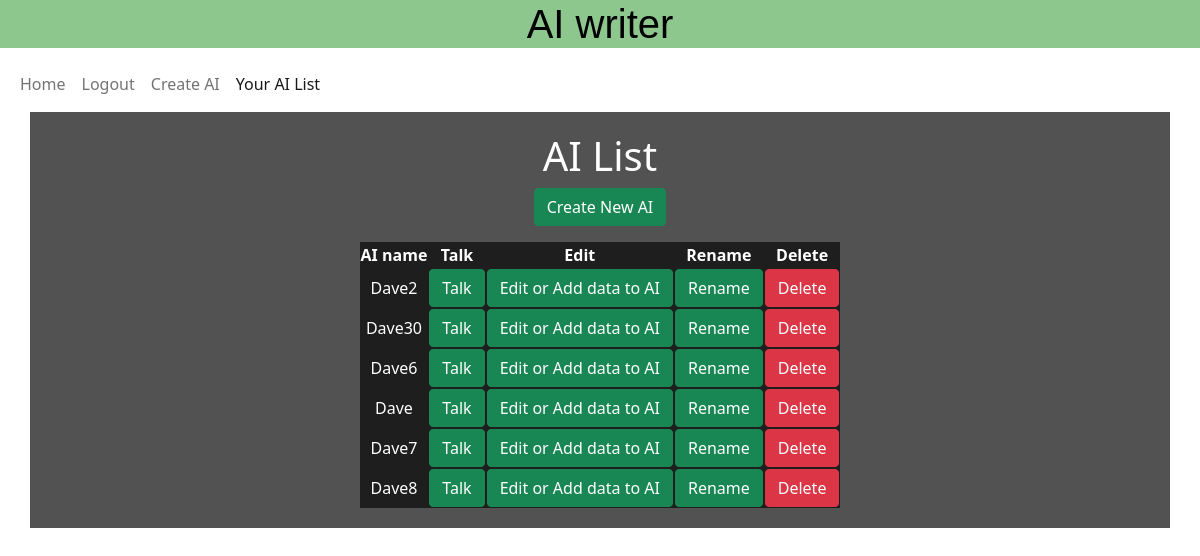
The app's page /create_AI/your_AI_list/ (signed in) with its own data.
### create_AI/models.py (models this page shows)
class AI(models.Model):
    user = models.ForeignKey(User, on_delete=models.CASCADE)
    name = models.CharField(max_length=255)

### create_AI/views.py (the view)
# urls.py: path('your_AI_list/', your_AI_list, name='your_AI_list'),
def your_AI_list(request):
    AI_results = AI.objects.filter(Q(user_id=request.user.id)).values().order_by("id")
    context = {
        'AI_results': AI_results,
    }
    template ='your_AI_list.html'
    return render(request,template,context)

### create_AI/templates/your_AI_list.html
{% extends "base.html" %}
{% load static %}
{% block content %}
<div class="container" id="background_meal_list">
    <div class="row">
        <div class="standard col-12">
          <h1>AI List</h1>
          <p><a href="{% url 'AI_create' %}" class="btn btn-success" aria-label="Link with button class for creating a new AI">Create New AI</a></p>
          <table class="standard">
            <tr>
              <th> AI name</th>
              <th> Talk</th>
              <th> Edit </th>
              <th> Rename </th>
              <th> Delete</th>
            </tr>
            {% for AI in AI_results %}
              <tr>
                  <td class="padding4">{{AI.name}}</td>
                  <td class="padding4"><a href="{% url 'AI_writing' AI.id %}" class="btn btn-success" aria-label="Link with button class for talking to an AI">Talk</a></td>
                  <td class="padding4"><a href="{% url 'update_AI' AI.id %}" class="btn btn-success" aria-label="Link with button class for editing a AI">Edit or Add data to AI</a></td>
                  <td class="padding4"><a href="{% url 'AI_create2' AI.id %}" class="btn btn-success" aria-label="Link with button class for renaming a AI">Rename</a></td>
                  <td class="padding4"><a href="{% url 'AI_delete' AI.id %}" class="btn btn-danger" aria-label="Link with button class for deleting a AI">Delete</a></td>
              </tr>
            {% endfor %}
            </table>
        </div>
    </div>
</div>
{% endblock %}

### static/css/style.css (style rules this page uses)
.standard { text-align: center; margin:auto; padding:20px; background-color: rgba(9, 9, 9, 0.7); color:white; }

### records on screen
AI: name "Dave2"
AI: name "Dave30"
AI: name "Dave6"
AI: name "Dave"
AI: name "Dave7"
AI: name "Dave8"
